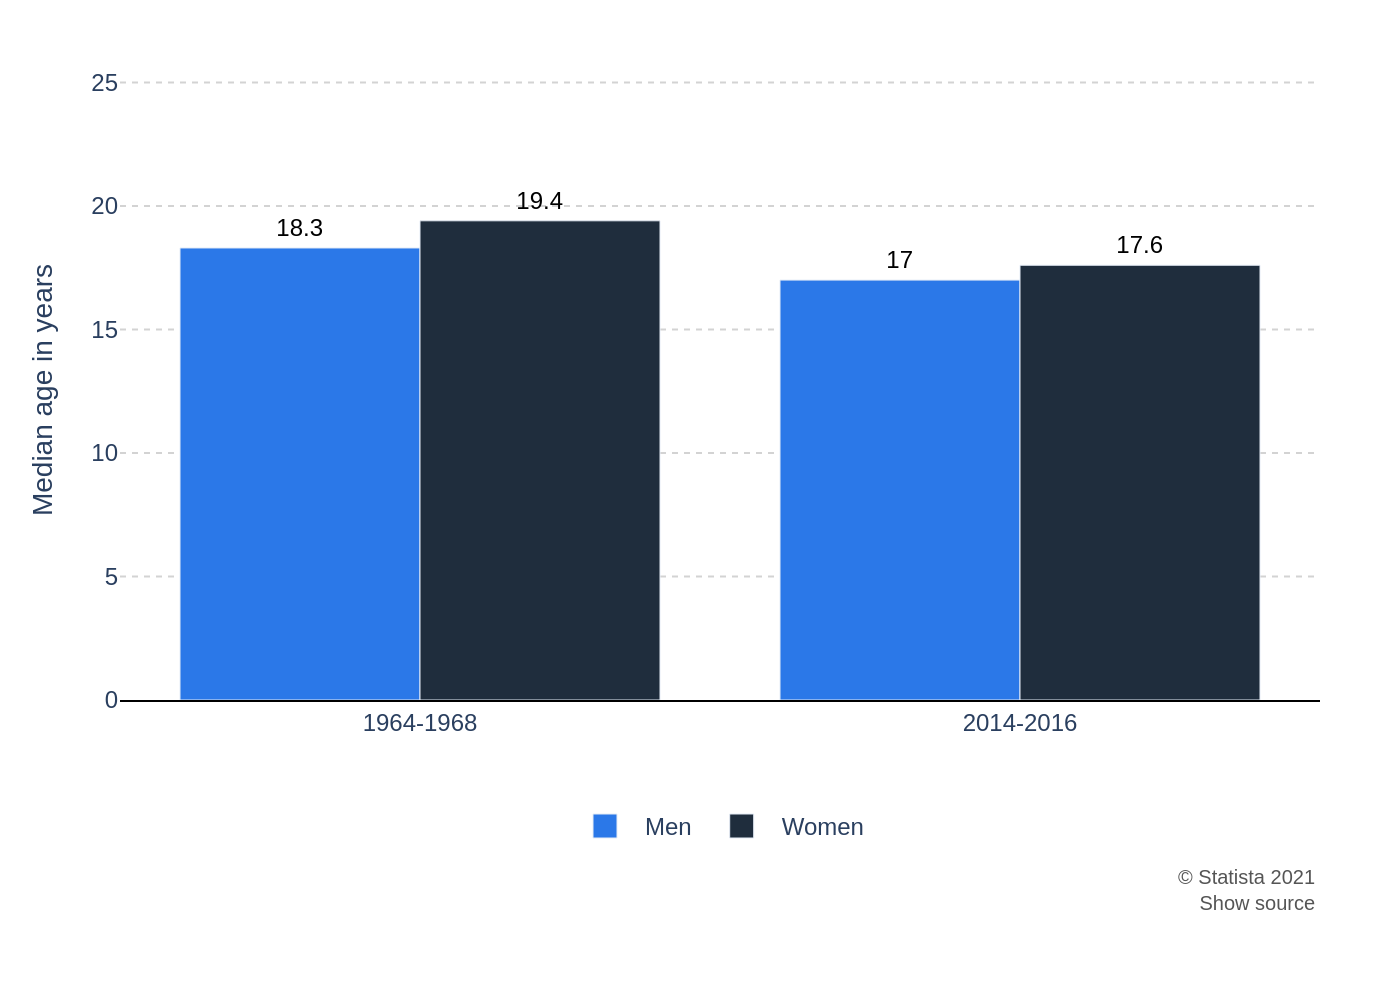

Recreate this plot in Python.
import sys
import json
import os
import plotly.graph_objects as go

if len(sys.argv) != 2:
    sys.exit("Usage: python script.py <json_file_path>")

json_path = sys.argv[1]

with open(json_path, 'r', encoding='utf-8') as f:
    config = json.load(f)

data_config = config['chart_data']
texts = config['texts']
colors = config['colors']

fig = go.Figure()

for i, series in enumerate(data_config['series']):
    fig.add_trace(go.Bar(
        name=series['name'],
        x=data_config['categories'],
        y=series['data'],
        marker_color=colors[i],
        text=series['data'],
        textposition='outside',
        texttemplate='%{y}',
        cliponaxis=False,
        textfont=dict(family="Arial", size=12, color='black')
    ))

caption_parts = [texts.get('source', ''), texts.get('note', '')]
caption_text = "<br>".join(filter(None, caption_parts))

fig.update_layout(
    font=dict(family="Arial"),
    barmode='group',
    plot_bgcolor='white',
    paper_bgcolor='white',
    margin=dict(l=60, r=40, t=40, b=150),
    yaxis=dict(
        title_text=texts['y_axis_title'],
        range=[0, 25.1],
        tick0=0,
        dtick=5,
        showgrid=True,
        gridcolor='lightgray',
        griddash='dot'
    ),
    xaxis=dict(
        title_text=texts.get('x_axis_title'),
        showline=True,
        linewidth=1,
        linecolor='black'
    ),
    legend=dict(
        orientation="h",
        yanchor="bottom",
        y=-0.25,
        xanchor="center",
        x=0.5,
        traceorder="normal"
    )
)

if caption_text:
    fig.add_annotation(
        text=caption_text,
        align='right',
        showarrow=False,
        xref='paper',
        yref='paper',
        x=1.0,
        y=-0.35,
        xanchor='right',
        yanchor='bottom',
        font=dict(size=10, color="#555555")
    )

base_filename = os.path.splitext(os.path.basename(json_path))[0]
output_image_file = f"{base_filename}.png"

fig.write_image(output_image_file, scale=2)

print(f"Chart saved to {output_image_file}")
